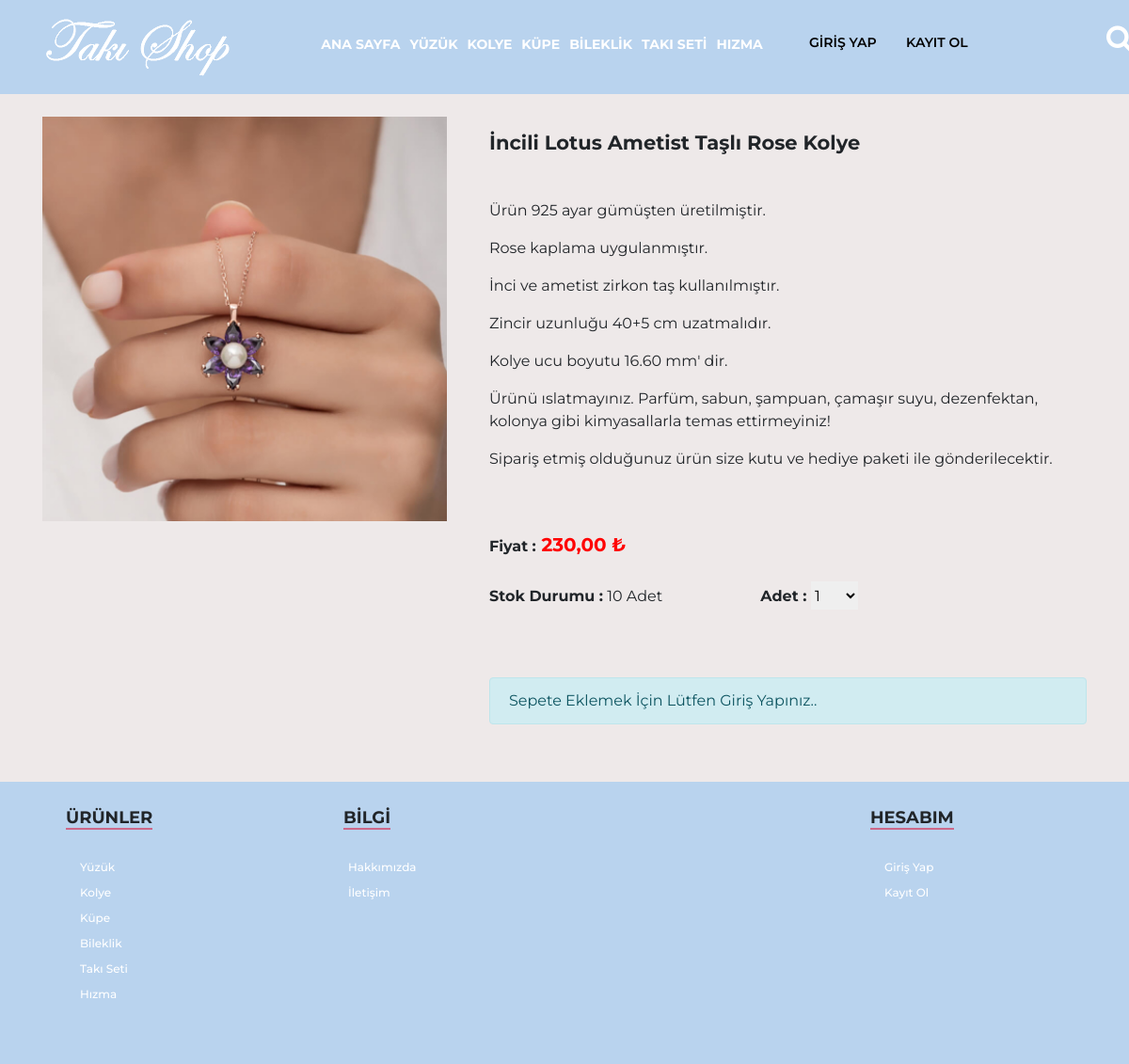
/urunbilgi.php?urun_id=13, run on the app's committed database.
### tables this page shows
CREATE TABLE `urunler` (
  `urun_id` int(11) NOT NULL,
  `urun_resim` varchar(255) NOT NULL,
  `urun_ad` varchar(255) NOT NULL,
  `urun_fiyat` varchar(255) NOT NULL,
  `urun_stok` varchar(255) NOT NULL,
  `urun_kategori` varchar(255) NOT NULL,
  `urun_onecikan` enum('1','2') NOT NULL,
  `urun_aciklama` varchar(1250) NOT NULL
);

### urunbilgi.php (the view, shortened to what this page needs)
<?php include "header.php";
$urunsor=$db->prepare("SELECT * FROM urunler where urun_id=:id");
$urunsor->execute(array(
    'id' => $_GET['urun_id']
));
$uruncek=$urunsor->fetch(PDO::FETCH_ASSOC);
?>
	<div class="container">
		<div class="row">
			<div class="col-md-5">
				<img src="admin/<?php echo $uruncek['urun_resim']; ?>" width="430">
			</div>
			<div class="col-md-7">
					<h3 style="margin-top: 15px;font-size: 21px;font-weight: bold"><?php echo $uruncek['urun_ad']; ?></h3><br>
					<p><?php echo $uruncek['urun_aciklama']; ?></p>
					<br>
					<br>
						<form action="admin/x/islem.php" method="POST">
<b>Fiyat :</b><span style="color: red;font-weight: bold;font-size: 20px;"> 230,00 ₺</span>
					<br><br>
				<b>	Stok Durumu :</b>  <span>
						<?php
							if($uruncek['urun_stok']<1){?>
							<span style="color: red;">Stok Tükendi</span>
						<?php }else{
echo $uruncek['urun_stok']." Adet";
}
						 ?>
</span>
					<b style="margin-left: 100px;">Adet : </b>
					<select name="urun_stok" id="" style="width: 50px;height: 30px; outline: none;border: 0;">
						<option value="1">1</option>
					</select>
					<br><br><br><br>
						<?php if(isset($_SESSION['userkullanici_mail'])){
						?>
					<center><button name="sepet_ekle" class="buton1">SEPETE EKLE</button></center>
				<?php }else {?><div class="alert alert-info" role="alert">
  Sepete Eklemek İçin Lütfen Giriş Yapınız..
</div>
<?php } ?>
</form>
								</div>
		</div>
	</div>
<?php include "footer.php"; ?>

### css/style.css (style rules this page uses)
* { list-style: none; font-family: 'Montserrat', sans-serif; }

### data on the page
urunler: urun_resim (picture), urun_ad "İncili Lotus Ametist Taşlı Rose Kolye", urun_aciklama "Ürün 925 ayar gümüşten üretilmiştir. Rose kaplama uygulanmıştır. İnci ve ametist zirkon taş kullanılmıştır. Zincir uzunluğu 40+5 cm uzatmalıdır. Kolye ucu boyutu 16.60 mm' dir. Ürünü ıslatmayınız. Parfüm, sabun, şampuan, çamaşır suyu, dezenfektan, kolonya gibi kimyasallarla temas ettirmeyiniz! Sipariş etmiş olduğunuz ürün size kutu ve hediye paketi ile gönderilecektir.", urun_stok "10"
